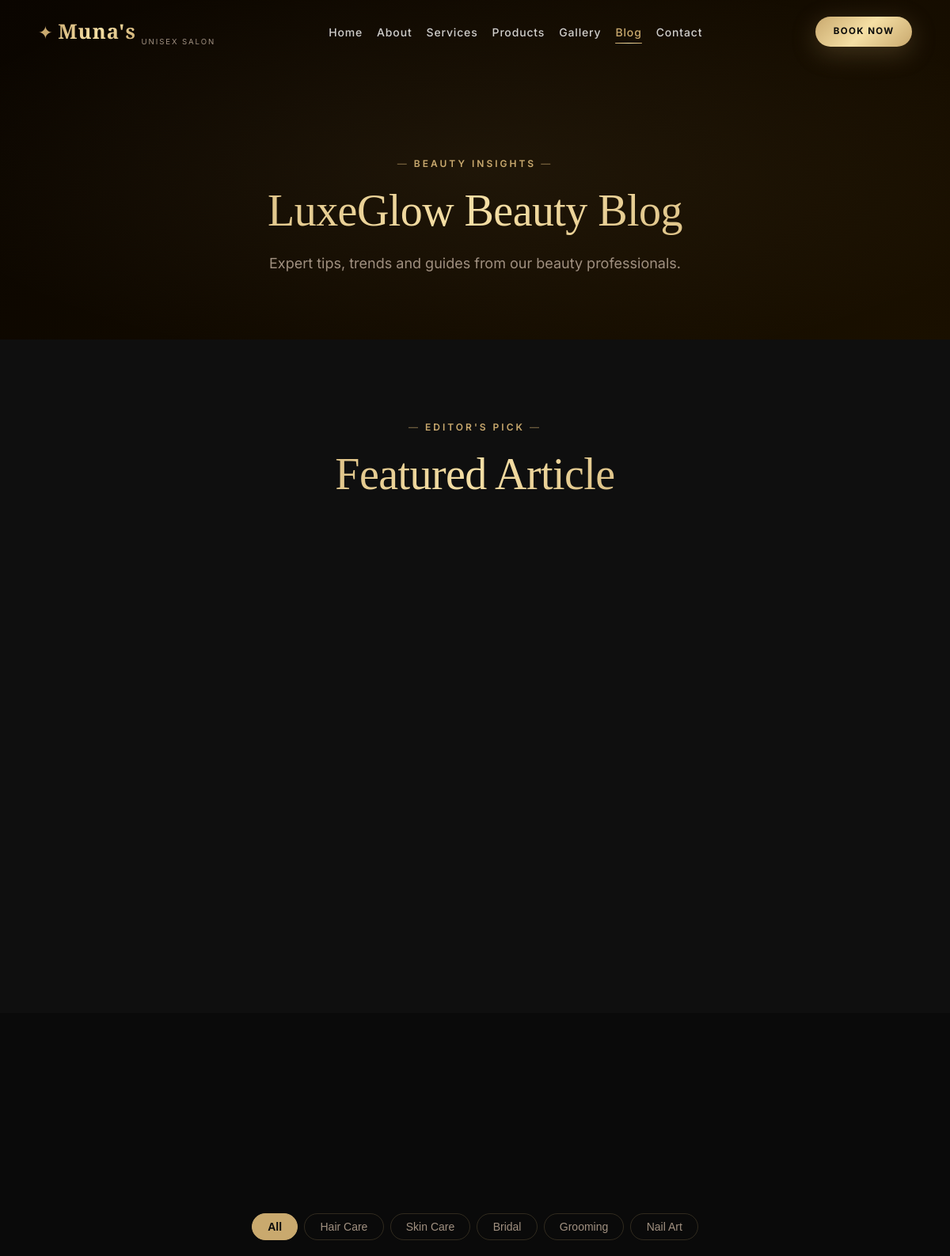
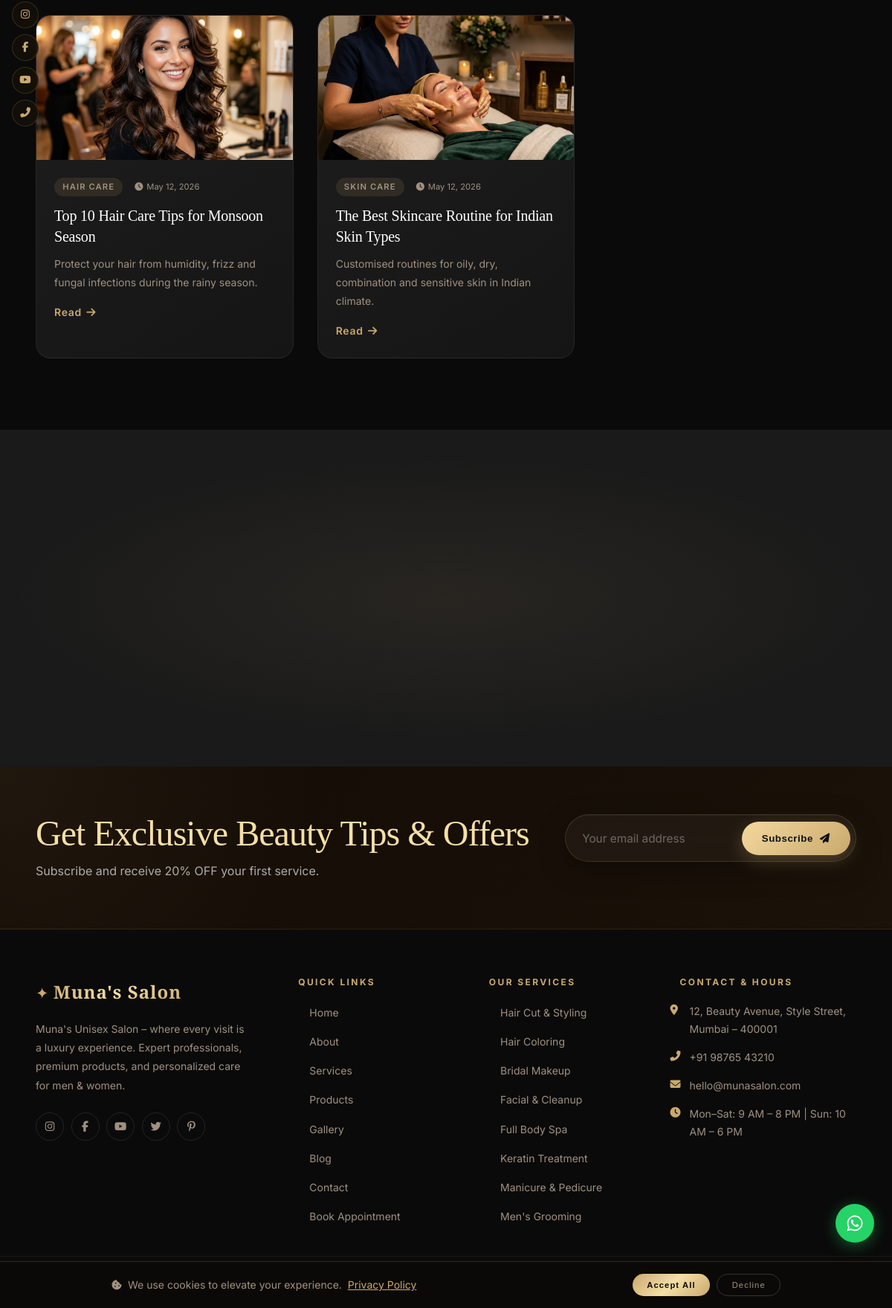
Screenshot of /blog.php with the database file from the repository (2 pictures, top to bottom).
### tables this page shows
CREATE TABLE blogs (
                id INTEGER PRIMARY KEY AUTOINCREMENT,
                category TEXT,
                title TEXT NOT NULL,
                excerpt TEXT,
                content TEXT,
                image TEXT,
                created_at DATETIME DEFAULT CURRENT_TIMESTAMP
            );

### blog.php (the view, shortened to what this page needs)
<?php
include __DIR__ . '/php/header.php';
$all_blogs = $db->query("SELECT * FROM blogs ORDER BY created_at DESC")->fetchAll();
$featured = null;
if (count($all_blogs) > 0) {
    $featured = $all_blogs[0];
    $posts = array_slice($all_blogs, 1);
} else {
    $posts = [];
}
$BLOG_SHOW_LIMIT = 6;
?>
<section style="padding:12rem 0 4rem;background:linear-gradient(135deg,#0a0500,#1a1000);text-align:center;position:relative;">
  <div style="position:absolute;inset:0;background:radial-gradient(ellipse 60% 60% at 50% 50%,rgba(201,169,110,.07),transparent);pointer-events:none;"></div>
  <div class="container" style="position:relative;z-index:1;">
    <span class="section-eyebrow">Beauty Insights</span>
    <h1 class="section-title" style="font-size:var(--fs-4xl);">LuxeGlow Beauty Blog</h1>
    <p class="section-subtitle" style="margin:1rem auto;">Expert tips, trends and guides from our beauty professionals.</p>
  </div>
</section>
<?php if ($featured): ?>
<section class="section section-dark">
  <div class="container">
    <div class="section-header" data-reveal="fade-up"><span class="section-eyebrow">Editor's Pick</span><h2 class="section-title">Featured Article</h2></div>
  </div>
</section>
<?php endif; ?>
<section class="section">
  <div class="container">
    <div class="tabs" style="justify-content:center;margin-bottom:2.5rem;" id="blog-tabs">
      <?php
      $categories = ['All', 'Hair Care', 'Skin Care', 'Bridal', 'Grooming', 'Nail Art'];
      foreach($categories as $c):
      ?>
      <button class="tab-btn <?=$c==='All'?'active':''?>" data-blog-cat="<?=$c==='All'?'all':strtolower(str_replace(' ','-',$c))?>"><?=$c?></button>
      <?php endforeach; ?>
    </div>
    <div class="blog-grid" id="blog-grid" style="display:grid;grid-template-columns:repeat(3,1fr);gap:2rem;">
      <?php foreach($posts as $idx => $b):
        $cat_slug = strtolower(str_replace(' ','-',htmlspecialchars($b['category'])));
        $isHidden = $idx >= $BLOG_SHOW_LIMIT;
      ?>
      <div class="blog-card hover-lift <?=$isHidden ? 'blog-hidden' : ''?>" data-blog-cat="<?=$cat_slug?>" data-blog-index="<?=$idx?>">
        <div class="blog-card-img">
            <img src="/images/<?=htmlspecialchars($b['image'])?>" style="width:100%;height:100%;object-fit:cover;">
        </div>
        <div class="blog-card-body">
          <div class="blog-card-meta">
            <span class="blog-cat"><?=htmlspecialchars($b['category'])?></span>
            <span><i class="fas fa-clock"></i> <?=date('M d, Y', strtotime($b['created_at']))?></span>
          </div>
          <h3><?=htmlspecialchars($b['title'])?></h3>
          <p><?=htmlspecialchars($b['excerpt'])?></p>
          <div style="display:flex;align-items:center;justify-content:space-between;margin-top:1rem;">
            <a href="#" class="blog-read-more">Read <i class="fas fa-arrow-right"></i></a>
          </div>
        </div>
      </div>
      <?php endforeach; ?>
    </div>
  </div>
</section>
<section class="cta-section section">
</section>
<?php include __DIR__ . '/php/footer.php'; ?>

### css/variables.css (style rules this page uses)
:root { --clr-black: #0a0a0a; --clr-black-soft: #111111; --clr-black-mid: #1a1a1a; --clr-charcoal: #242424; --clr-dark-bg: #0f0f0f; --clr-gold: #c9a96e; --clr-gold-light: #f5dfa5; --clr-gold-dark: #a07a40; --clr-gold-pale: #f0d8a8; --clr-white: #ffffff; --clr-off-white: #faf7f2; --clr-nude: #f5ede0; --clr-beige: #e8d5b7; --clr-pink-soft: #f9e8ef; --clr-pink-mid: #e8a4be; --clr-rose: #d4708a; --clr-gray-100: #f8f5f0; --clr-gray-200: #e5e0d8; --clr-gray-400: #a09080; --clr-gray-600: #6b5f52; --clr-gray-800: #3d352c; --grad-gold: linear-gradient(135deg, #c9a96e 0%, #f5dfa5 50%, #c9a96e 100%); --grad-gold-v: linear-gradient(180deg, #c9a96e 0%, #a07a40 100%); --grad-dark: linear-gradient(180deg, #0a0a0a 0%, #1a1414 100%); --grad-hero: linear-gradient(135deg, rgba(10,10,10,.85) 0%, rgba(30,15,5,.6) 100%); --grad-card: linear-gradient(145deg, #1e1e1e 0%, #151515 100%); --grad-glass: linear-gradient(135deg, rgba(201,169,110,.08) 0%, rgba(245,223,165,.04) 100%); --grad-pink-gold: linear-gradient(135deg, #f9e8ef 0%, #f5ede0 50%, #f5dfa5 100%); --grad-overlay: linear-gradient(to top, rgba(0,0,0,.9) 0%, rgba(0,0,0,.3) 60%, transparent 100%); --font-serif: 'Cormorant Garamond', Georgia, serif; --font-display: 'Playfair Display', Georgia, serif; --font-sans: 'Inter', system-ui, sans-serif; --fs-xs: clamp(.65rem, 1.2vw, .75rem); --fs-sm: clamp(.8rem, 1.5vw, .875rem); --fs-base: clamp(.9rem, 1.8vw, 1rem); --fs-md: clamp(1rem, 2vw, 1.125rem); --fs-lg: clamp(1.1rem, 2.5vw, 1.25rem); --fs-xl: clamp(1.3rem, 3vw, 1.5rem); --fs-2xl: clamp(1.6rem, 4vw, 2rem); --fs-3xl: clamp(2rem, 5vw, 2.75rem); --fs-4xl: clamp(2.4rem, 6vw, 3.5rem); --fs-5xl: clamp(3rem, 8vw, 5rem); --fs-hero: clamp(3.2rem, 9vw, 6.5rem); --sp-xs: .25rem; --sp-sm: .5rem; --sp-md: 1rem; --sp-lg: 1.5rem; --sp-xl: 2rem; --sp-2xl: 3rem; --sp-3xl: 4rem; --sp-4xl: 6rem; --sp-5xl: 8rem; --section-padding: clamp(4rem, 8vw, 7rem); --radius-sm: 6px; --radius-md: 12px; --radius-lg: 20px; --radius-xl: 32px; --radius-full: 9999px; --shadow-sm: 0 2px 8px rgba(0,0,0,.15); --shadow-md: 0 8px 24px rgba(0,0,0,.25); --shadow-lg: 0 16px 48px rgba(0,0,0,.35); --shadow-xl: 0 24px 64px rgba(0,0,0,.45); --shadow-gold: 0 8px 32px rgba(201,169,110,.25); --shadow-gold-hover: 0 16px 48px rgba(201,169,110,.4); --ease-smooth: cubic-bezier(.25,.1,.25,1); --ease-out: cubic-bezier(0, 0, .2, 1); --ease-spring: cubic-bezier(.34,1.56,.64,1); --t-fast: .15s; --t-base: .3s; --t-slow: .6s; --t-slower: 1s; --z-base: 1; --z-raised: 10; --z-sticky: 100; --z-navbar: 200; --z-overlay: 300; --z-modal: 400; --z-toast: 500; --z-loading: 9999; --navbar-height: 80px; --navbar-height-scroll: 64px; }
@media (prefers-color-scheme: light) { :root { --page-bg: var(--clr-off-white); --text-main: var(--clr-black); --text-muted: var(--clr-gray-600); } }

### css/animations.css (style rules this page uses)
[data-reveal] { opacity: 0; transition: opacity .8s var(--ease-out), transform .8s var(--ease-out); }
[data-reveal="fade-up"] { transform: translateY(40px); }
[data-reveal].revealed { opacity: 1; transform: none; }
.hover-lift { transition: transform var(--t-base) var(--ease-spring), box-shadow var(--t-base) var(--ease-smooth); }
.service-card, .why-card, .blog-card, .testimonial-card, .gallery-item, .product-card { animation: gsapSafetyNet 0s 1.5s forwards; }

### css/sections.css (style rules this page uses)
.cta-section { position:relative; overflow:hidden; background:var(--clr-black-mid); padding-block:6rem; text-align:center; }
.cta-section::before { content:''; position:absolute; inset:0; background:radial-gradient(ellipse 70% 60% at 50% 50%,rgba(201,169,110,.08) 0%,transparent 70%); pointer-events:none; }

### rows the page displays
blogs: image (picture), category "HAIR CARE", created_at "May 12, 2026", title "Top 10 Hair Care Tips for Monsoon Season", excerpt "Protect your hair from humidity, frizz and fungal infections during the rainy season."
blogs: image (picture), category "SKIN CARE", created_at "May 12, 2026", title "The Best Skincare Routine for Indian Skin Types", excerpt "Customised routines for oily, dry, combination and sensitive skin in Indian climate."

### other values shown
$link['label'] "Home"
$link['label'] "About"
$link['label'] "Services"
$link['label'] "Products"
$link['label'] "Gallery"
$link['label'] "Blog"
$link['label'] "Contact"
$c "All"
$c "Hair Care"
$c "Skin Care"
$c "Bridal"
$c "Grooming"
$c "Nail Art"
SITE_ADDRESS "12, Beauty Avenue, Style Street, Mumbai – 400001"
SITE_PHONE "+91 98765 43210"
